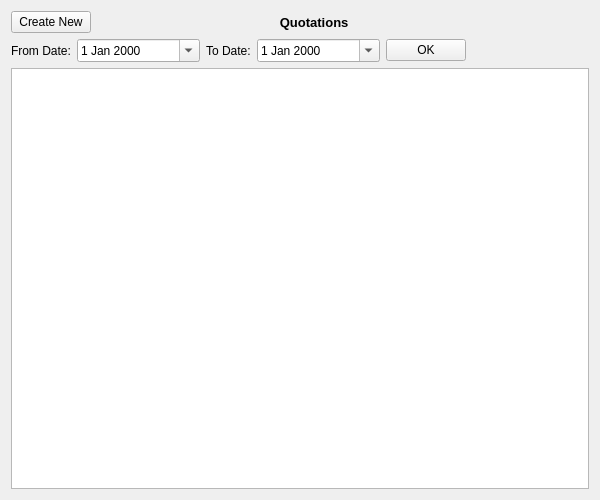
<?xml version="1.0" encoding="UTF-8"?>
<ui version="4.0">
 <class>PreviousQuotationsList</class>
 <widget class="QWidget" name="PreviousQuotationsList">
  <property name="geometry">
   <rect>
    <x>0</x>
    <y>0</y>
    <width>600</width>
    <height>500</height>
   </rect>
  </property>
  <property name="windowTitle">
   <string>Form</string>
  </property>
  <layout class="QGridLayout" name="gridLayout">
   <item row="0" column="0">
    <widget class="QPushButton" name="createNewPushButton">
     <property name="sizePolicy">
      <sizepolicy hsizetype="Fixed" vsizetype="Fixed">
       <horstretch>0</horstretch>
       <verstretch>0</verstretch>
      </sizepolicy>
     </property>
     <property name="text">
      <string>Create New</string>
     </property>
    </widget>
   </item>
   <item row="0" column="1">
    <widget class="QLabel" name="titleLabel">
     <property name="sizePolicy">
      <sizepolicy hsizetype="Preferred" vsizetype="Preferred">
       <horstretch>0</horstretch>
       <verstretch>0</verstretch>
      </sizepolicy>
     </property>
     <property name="font">
      <font>
       <pointsize>10</pointsize>
       <weight>75</weight>
       <bold>true</bold>
      </font>
     </property>
     <property name="text">
      <string>Quotations                </string>
     </property>
     <property name="alignment">
      <set>Qt::AlignCenter</set>
     </property>
    </widget>
   </item>
   <item row="1" column="0" colspan="2">
    <layout class="QHBoxLayout" name="horizontalLayout" stretch="0,1,0,1,0,1">
     <item>
      <widget class="QLabel" name="fromDateLabel">
       <property name="text">
        <string>From Date:</string>
       </property>
      </widget>
     </item>
     <item>
      <widget class="QDateEdit" name="fromDateDateEdit">
       <property name="calendarPopup">
        <bool>true</bool>
       </property>
      </widget>
     </item>
     <item>
      <widget class="QLabel" name="toDateLabel">
       <property name="text">
        <string>To Date:</string>
       </property>
      </widget>
     </item>
     <item>
      <widget class="QDateEdit" name="toDateDateEdit">
       <property name="calendarPopup">
        <bool>true</bool>
       </property>
      </widget>
     </item>
     <item>
      <widget class="QPushButton" name="okPushButton">
       <property name="sizePolicy">
        <sizepolicy hsizetype="Fixed" vsizetype="Fixed">
         <horstretch>0</horstretch>
         <verstretch>0</verstretch>
        </sizepolicy>
       </property>
       <property name="text">
        <string>OK</string>
       </property>
      </widget>
     </item>
     <item>
      <spacer name="horizontalSpacer">
       <property name="orientation">
        <enum>Qt::Horizontal</enum>
       </property>
       <property name="sizeHint" stdset="0">
        <size>
         <width>40</width>
         <height>20</height>
        </size>
       </property>
      </spacer>
     </item>
    </layout>
   </item>
   <item row="2" column="0" colspan="2">
    <widget class="QTableWidget" name="tableWidget">
     <property name="selectionBehavior">
      <enum>QAbstractItemView::SelectRows</enum>
     </property>
    </widget>
   </item>
  </layout>
 </widget>
 <resources/>
 <connections/>
</ui>
